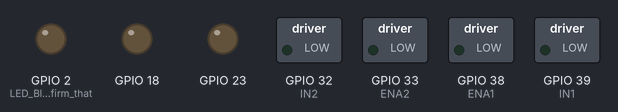
Simulated run of this sketch. Board: ESP32. Shown: switched loads named in the sketch (green lamp = pin HIGH), output pins drawn as LEDs (lit = HIGH).

Above: at 0.05 s.
At 1.0 s:
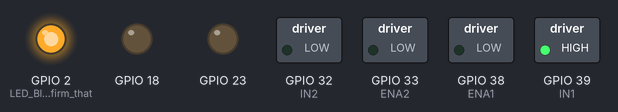
At 2.4 s:
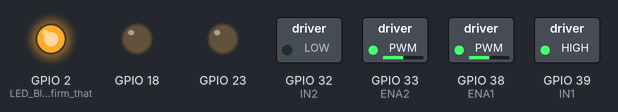
At 4.75 s:
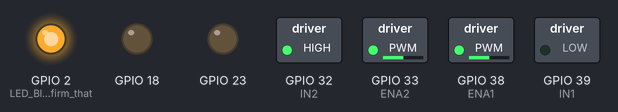
At 7.1 s:
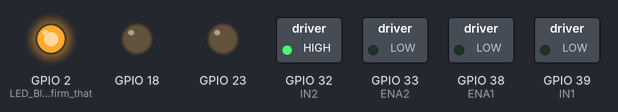
At 9.5 s:
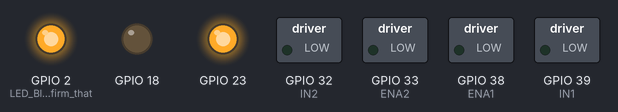
Timing chart, 0 to 12.4 s (numbered marks = the images above):
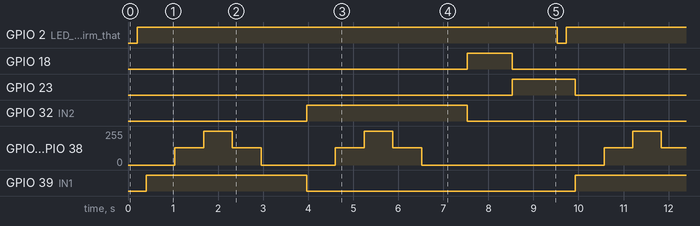

Measured:
- by itself, GPIO 2 (LED_Blink_to_confirm_that): alternates HIGH for 9.3 s and LOW for 0.20 s
- by itself, GPIO 18: alternates HIGH for 1.0 s and LOW for 8.5 s
- by itself, GPIO 23: alternates HIGH for 1.4 s and LOW for 8.1 s
- by itself, GPIO 32 (IN2), GPIO 39 (IN1): alternates HIGH for 3.6 s and LOW for 6.0 s
- by itself, GPIO 33 (ENA2), GPIO 38 (ENA1): repeats every 9.5 s: 255/255 0.64 s, 128/255 0.65 s, 0/255 1.6 s, 128/255 0.64 s, 255/255 0.64 s, 128/255 0.65 s, 0/255 4.0 s, 128/255 0.64 s

The sketch:

STC_Main.ino
```cpp
#include "Helper.h"
#include "Thermocouple.h"
#include "Pyranometer.h"
#include "AzimuthTiltController.h"
#include "Debug.h"

void setup() {
  // put your setup code here, to run once:
  SetPinModes();

  digitalWrite(LED_BUILTIN, LOW); //Debug Interface
  Serial.begin(115200);
}

void loop() {
  // put your main code here, to run repeatedly:

  //double temp = Thermocouple_ReadTemp(A0);
  //Serial.println(temp);
  //delay(250);

  Debug_Blink_Comm();
  Debug_Blink_ATControl();
}
```

AzimuthTiltController.cpp
```cpp
#include "Arduino.h"

//
double angle = 0;

void ATControl_PWMPulse(int _pin, int dutyCycle){
  //ledcSetup(_pin, 5000, 8);
}

void ATControl_PinConfigure(char targetMotor, char direction){
  targetMotor = toupper(targetMotor);
  direction = toupper(direction);

  if(targetMotor == 'A'){
    // Set ENA1 high, ENA2 low; break before make to prevent magic smoke
    //digitalWrite(A5, LOW);
    digitalWrite(SCK, LOW);
    digitalWrite(MOSI, LOW);
    //digitalWrite(A2, HIGH)

    if(direction == 'F'){
      // SET IN1/IN3 high, IN2/IN4 low; break before make to prevent magic smoke
      digitalWrite(A4, LOW);
      digitalWrite(A3, HIGH);
    }

    if(direction == 'B'){
      // SET IN1/IN3 high, IN2/IN4 low; break before make to prevent magic smoke
      digitalWrite(A3, LOW);
      digitalWrite(A4, HIGH);
    }

    for(int dutyCycle = 0; dutyCycle <= 255; dutyCycle++){
    // changing the LED brightness with PWM
    ledcWrite(0, dutyCycle);
    delay(5);
    }

    for(int dutyCycle = 255; dutyCycle >= 0; dutyCycle--){
    // changing the LED brightness with PWM
    ledcWrite(0, dutyCycle);
    delay(5);
    }

  }

  if(targetMotor == 'T'){
    // Set ENA2 high, ENA1 low; break before make to prevent magic smoke
      //digitalWrite(A2, LOW);
      //digitalWrite(A5, HIGH);
      digitalWrite(A3, LOW);
      digitalWrite(A4, LOW);

    if(direction == 'F'){
    // SET IN1/IN3 high, IN2/IN4 low; break before make to prevent magic smoke
      digitalWrite(MOSI, LOW);
      digitalWrite(SCK, HIGH);
    }

    if(direction == 'B'){
      // SET IN1/IN3 high, IN2/IN4 low; break before make to prevent magic smoke
      digitalWrite(SCK, LOW);
      digitalWrite(MOSI, HIGH);
    }

    /*
    for(int dutyCycle = 0; dutyCycle <= 255; dutyCycle++){
    // changing the LED brightness with PWM
    ledcWrite(2, dutyCycle);
    delay(5);
    }

    for(int dutyCycle = 255; dutyCycle >= 0; dutyCycle--){
    // changing the LED brightness with PWM
    ledcWrite(2, dutyCycle);
    delay(5);
    }
    */
  }
}

void ATControl_Rotate(char targetMotor, char direction, double targetAngle){
  targetMotor = toupper(targetMotor);
  direction = toupper(targetMotor);

  double tolerance = (5 / 100);
  double angleBounds[] = {targetAngle * (1 + tolerance), targetAngle * (1 - tolerance)};

  ATControl_PinConfigure(targetMotor, direction);

  //angle = read in angle
  // while angle != target angle, rotate; if angle == targetAngle (Within bounds), stop rotate

}
```

AzimuthTiltController.h
```cpp
#ifndef AzimuthTiltController_h
#define AzimuthTiltController_h

#include "Arduino.h"

void ATControl_PWMPulse(int _pin, int dutyCycle);
void ATControl_PinConfigure(char targetMotor, char direction);
void ATControl_Rotate(char targetMotor, char direction, double targetAngle);

#endif
```

Debug.cpp
```cpp
#include "Arduino.h"
#include "AzimuthTiltController.h"
#include "Helper.h"

void Debug_Blink_ATControl(){
  ATControl_PinConfigure('a', 'f');
  //Serial.println("Motor: A, Direction: F");
  delay(1000);

  ATControl_PinConfigure('a', 'b');
  //Serial.println("Motor: A, Direction: B");
  delay(1000);

  ATControl_PinConfigure('t', 'f');
  //Serial.println("Motor: T, Direction: F");
  delay(1000);

  ATControl_PinConfigure('t', 'b');
  //Serial.println("Motor: T, Direction: B");
  delay(1000);
}

void Debug_Blink_Comm(){
  //Serial.println("LED ON");
  digitalWrite(LED_BUILTIN, LOW);
  delay(200);

  digitalWrite(LED_BUILTIN, HIGH);
  delay(200);
  //Serial.println("LED OFF");
}
```

Debug.h
```cpp
#ifndef Debug_h
#define Debug_h

#include "Arduino.h"
#include "AzimuthTiltController.h"
#include "Helper.h"

void Debug_Blink_ATControl();
void Debug_Blink_Comm();

#endif
```

Helper.cpp
```cpp
#include "Arduino.h"

int PWMDutyCycle(double percentDutyCycle) {
  return round((percentDutyCycle / 100) * 255);
}

void SetPinModes(){
  // Set pinmode for Analog, Digital ports & initialize to 0 where appropriate
  pinMode(LED_BUILTIN, OUTPUT); // LED Blink to confirm that i"m not insane & code actually uploaded

  pinMode(A0, INPUT); // Thermocouple

  pinMode(A1, INPUT); // Pyranometer

  /* Azimuth/Tilt Control */
  //pinMode(A2, OUTPUT);  // ENA1
  //digitalWrite(A2, LOW);
  ledcSetup(0, 5000, 8);
  ledcAttachPin(A2, 0);

  pinMode(A3, OUTPUT);  // IN1
  digitalWrite(A3, LOW);

  pinMode(A4, OUTPUT);  // IN2
  digitalWrite(A4, LOW);

  //pinMode(A5, OUTPUT);  // ENA2
  //digitalWrite(A5, LOW);
  ledcSetup(2, 5000, 8);
  ledcAttachPin(A5, 0);

  // Since not using SPI, overwrite for GPIO control
  pinMode(SCK, OUTPUT);  // IN3
  digitalWrite(SCK, LOW);

  pinMode(MOSI, OUTPUT);  // IN4
  digitalWrite(MOSI, LOW);
  /* /Azimuth/Tilt Control */

}

double analogRead_Calibrated(int _pin){
  double rollingSum = 0;
  double numberOfEntries = 2;
  for(int i = 0; i < 10; i++){
    rollingSum += analogRead(_pin);
    numberOfEntries += 1;
  }
  return( rollingSum / numberOfEntries ); // From linear interpolation excel spreadsheet; calibrated from 0 to 3.3V (usually within +/- 0.25% accuracy (+/- 30mv, nominal))
};
```

Helper.h
```cpp
#ifndef Helper_h
#define Helper_h

#include "Arduino.h"

int PWMDutyCycle(double percentDutyCycle);

void SetPinModes();

double analogRead_Calibrated(int _pin);

#endif
```

Pyranometer.cpp
```cpp
#include "arduino.h"

double Pyranometer_ReadLight(int _pin){
  return ((analogRead(_pin))); //add conversion formula);
}
```

Pyranometer.h
```cpp
#ifndef Pyranometer_h
#define Pyranometer_h

#include "Arduino.h"

// pyranometer conversion equations
double Pyranometer_ReadLight(int _pin);

#endif
```

Themocouple.cpp
```cpp
#include "arduino.h"
#include "Helper.h"

double Thermocouple_ReadTemp(int _pin){
  // NEED TO ADJUST FOR ERROR IN A2D CONVERTER (See helper)
  return ( ((analogRead_Calibrated(_pin)) - 1250) / 5 );
}
```

Thermocouple.h
```cpp
#ifndef Thermocouple_h
#define Thermocouple_h

#include "Arduino.h"
#include "Helper.h"

// *insert ints & funcs
double Thermocouple_ReadTemp(int _pin);

#endif
```
